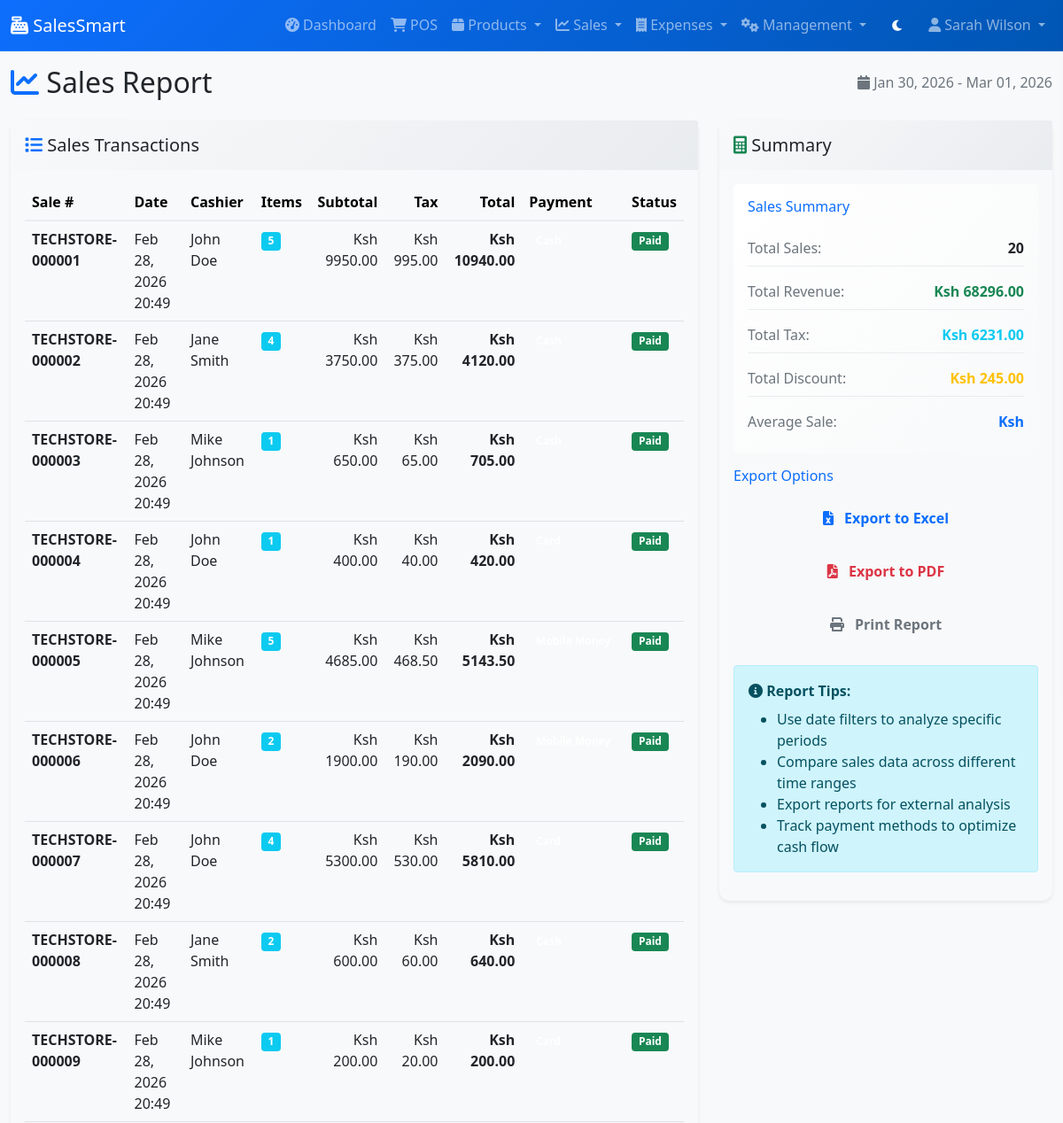
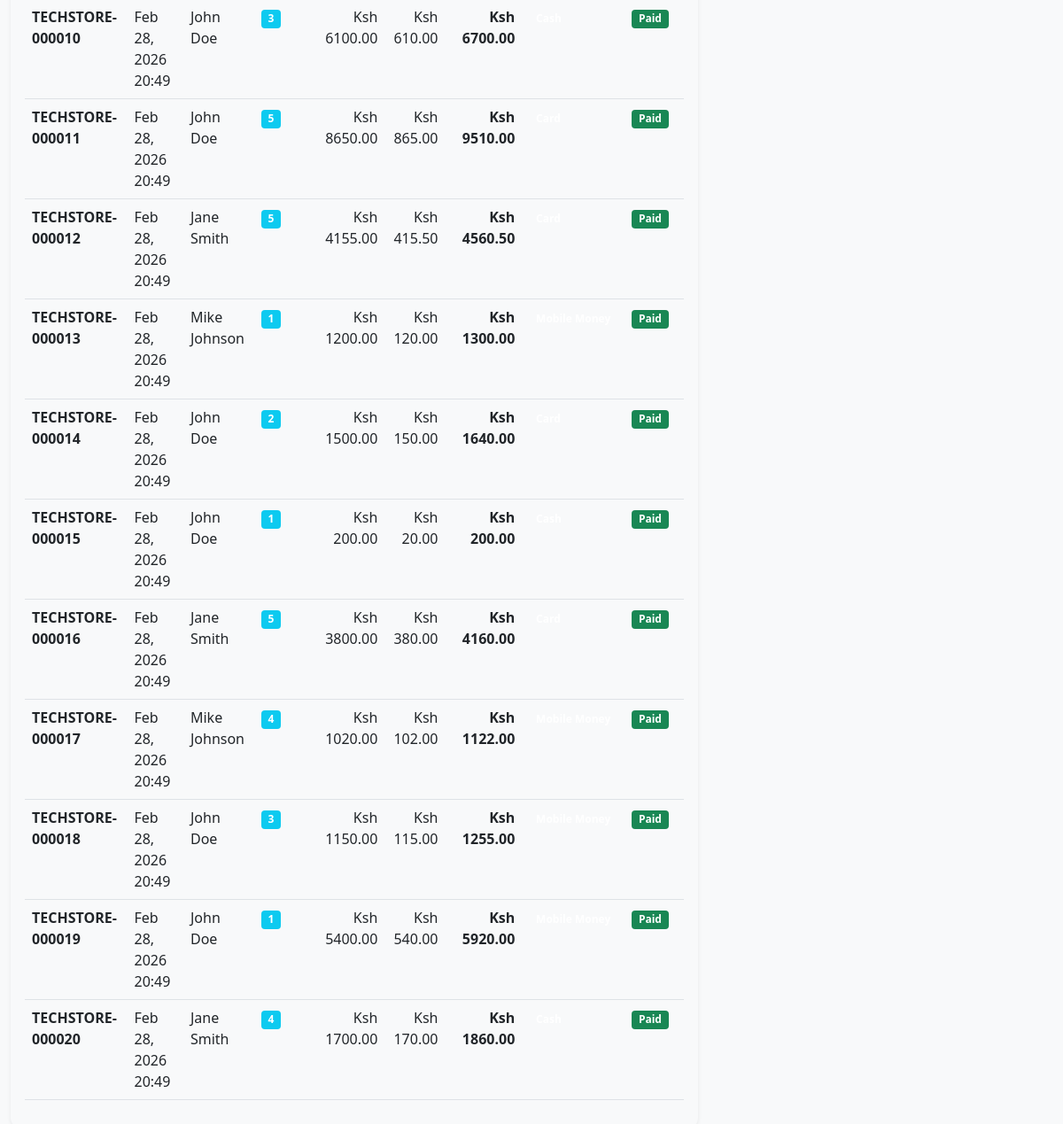
The page /reports/sales/ (signed in) on the database its author committed (2 pictures, top to bottom).
### pos/models.py (models this page shows, shortened)
class User(AbstractUser):
    business = models.ForeignKey(Business, on_delete=models.CASCADE, null=True, blank=True)
    role = models.CharField(max_length=20, default='Cashier')  # Admin, Manager, Cashier
    phone = models.CharField(max_length=20, blank=True)
    is_business_admin = models.BooleanField(default=False)
    created_at = models.DateTimeField(auto_now_add=True)
    last_login_business = models.DateTimeField(null=True, blank=True)

class Sale(models.Model):
    PAYMENT_METHODS = [
        ('Cash', 'Cash'),
        ('Card', 'Card'),
        ('Mobile Money', 'Mobile Money'),
        ('Bank Transfer', 'Bank Transfer'),
    ]
    PAYMENT_STATUS = [
        ('Paid', 'Paid'),
        ('Pending', 'Pending'),
        ('Partial', 'Partial'),
        ('Cancelled', 'Cancelled'),
    ]
    business = models.ForeignKey(Business, on_delete=models.CASCADE)
    sale_number = models.CharField(max_length=50, unique=True)
    cashier = models.ForeignKey(User, on_delete=models.CASCADE)
    subtotal = models.DecimalField(max_digits=10, decimal_places=2)
    tax_amount = models.DecimalField(max_digits=10, decimal_places=2, default=0)
    discount_amount = models.DecimalField(max_digits=10, decimal_places=2, default=0)
    total_amount = models.DecimalField(max_digits=10, decimal_places=2)
    payment_method = models.CharField(max_length=20, choices=PAYMENT_METHODS)
    payment_status = models.CharField(max_length=20, choices=PAYMENT_STATUS, default='Paid')
    notes = models.TextField(blank=True)
    sale_date = models.DateTimeField(auto_now_add=True)
    is_completed = models.BooleanField(default=True)

### pos/views.py (the view)
# urls.py: path('reports/sales/', views.sales_report, name='sales_report'),
@login_required
def sales_report(request):
    if not request.business:
        return redirect('admin/')
    start_date = request.GET.get('start_date')
    end_date = request.GET.get('end_date')
    if not start_date:
        start_date = (timezone.now() - timedelta(days=30)).date()
    if not end_date:
        end_date = timezone.now().date()
    sales = Sale.objects.filter(
        business=request.business,
        sale_date__date__gte=start_date,
        sale_date__date__lte=end_date
    )
    summary = sales.aggregate(
        total_sales=Sum('total_amount'),
        total_tax=Sum('tax_amount'),
        total_discount=Sum('discount_amount'),
        count=Count('id')
    )
    context = {
        'sales': sales,
        'summary': summary,
        'start_date': start_date,
        'end_date': end_date,
    }
    return render(request, 'pos/sales_report.html', context)

### pos/templates/pos/sales_report.html (shortened to what this page needs)
{% extends 'pos/base.html' %}
{% block content %}
<div class="d-flex justify-content-between align-items-center mb-4">
    <h2 class="mb-0">
        <i class="fas fa-chart-line text-primary"></i> Sales Report
    </h2>
    <div class="text-muted">
        <i class="fas fa-calendar"></i> {{ start_date|date:"M d, Y" }} - {{ end_date|date:"M d, Y" }}
    </div>
</div>
<div class="row">
    <div class="col-lg-8">
        <div class="card border-0 shadow-sm">
            <div class="card-header bg-white border-0 py-3">
                <h5 class="mb-0">
                    <i class="fas fa-list text-primary"></i> Sales Transactions
                </h5>
            </div>
            <div class="card-body">
                <div class="table-responsive">
                    <table class="table table-hover">
                        <thead class="table-light">
                            <tr>
                                <th>Sale #</th>
                                <th>Date</th>
                                <th>Cashier</th>
                                <th>Items</th>
                                <th class="text-end">Subtotal</th>
                                <th class="text-end">Tax</th>
                                <th class="text-end">Total</th>
                                <th>Payment</th>
                                <th>Status</th>
                            </tr>
                        </thead>
                        <tbody>
                            {% for sale in sales %}
                            <tr>
                                <td>
                                    <strong>{{ sale.sale_number }}</strong>
                                </td>
                                <td>{{ sale.sale_date|date:"M d, Y H:i" }}</td>
                                <td>{{ sale.cashier.get_full_name|default:sale.cashier.username }}</td>
                                <td>
                                    <span class="badge bg-info">{{ sale.items.count }}</span>
                                </td>
                                <td class="text-end">Ksh {{ sale.subtotal|floatformat:2 }}</td>
                                <td class="text-end">Ksh {{ sale.tax_amount|floatformat:2 }}</td>
                                <td class="text-end fw-bold">Ksh {{ sale.total_amount|floatformat:2 }}</td>
                                <td>
                                    <span class="badge bg-{{ sale.payment_method|lower|cut:' ' }}">{{ sale.payment_method }}</span>
                                </td>
                                <td>
                                    {% if sale.payment_status == 'Paid' %}
                                    <span class="badge bg-success">{{ sale.payment_status }}</span>
                                    {% elif sale.payment_status == 'Pending' %}
                                    <span class="badge bg-warning">{{ sale.payment_status }}</span>
                                    {% else %}
                                    <span class="badge bg-danger">{{ sale.payment_status }}</span>
                                    {% endif %}
                                </td>
                            </tr>
                            {% endfor %}
                        </tbody>
                    </table>
                </div>
            </div>
        </div>
    </div>
    <div class="col-lg-4">
        <div class="card border-0 shadow-sm">
            <div class="card-header bg-white border-0 py-3">
                <h5 class="mb-0">
                    <i class="fas fa-calculator text-success"></i> Summary
                </h5>
            </div>
            <div class="card-body">
                <div class="summary-stats p-3 bg-light rounded mb-3">
                    <h6 class="text-primary mb-3">Sales Summary</h6>
                    <div class="stat-item mb-2">
                        <div class="d-flex justify-content-between">
                            <span class="text-muted">Total Sales:</span>
                            <strong>{{ summary.count }}</strong>
                        </div>
                    </div>
                    <div class="stat-item mb-2">
                        <div class="d-flex justify-content-between">
                            <span class="text-muted">Total Revenue:</span>
                            <strong class="text-success">Ksh {{ summary.total_sales|floatformat:2 }}</strong>
                        </div>
                    </div>
                    <div class="stat-item mb-2">
                        <div class="d-flex justify-content-between">
                            <span class="text-muted">Total Tax:</span>
                            <strong class="text-info">Ksh {{ summary.total_tax|floatformat:2 }}</strong>
                        </div>
                    </div>
                    <div class="stat-item mb-2">
                        <div class="d-flex justify-content-between">
                            <span class="text-muted">Total Discount:</span>
                            <strong class="text-warning">Ksh {{ summary.total_discount|floatformat:2 }}</strong>
                        </div>
                    </div>
                    <div class="stat-item">
                        <div class="d-flex justify-content-between">
                            <span class="text-muted">Average Sale:</span>
                            <strong class="text-primary">Ksh {{ summary.average_sale|floatformat:2 }}</strong>
                        </div>
                    </div>
                </div>
                <div class="export-section mt-3">
                    <h6 class="text-primary mb-3">Export Options</h6>
                    <div class="d-grid gap-2">
                        <button class="btn btn-outline-primary" onclick="exportToExcel()">
                            <i class="fas fa-file-excel me-2"></i> Export to Excel
                        </button>
                        <button class="btn btn-outline-danger" onclick="exportToPDF()">
                            <i class="fas fa-file-pdf me-2"></i> Export to PDF
                        </button>
                        <button class="btn btn-outline-secondary" onclick="window.print()">
                            <i class="fas fa-print me-2"></i> Print Report
                        </button>
                    </div>
                </div>
                <div class="alert alert-info mt-3">
                    <i class="fas fa-info-circle"></i>
                    <strong>Report Tips:</strong>
                    <ul class="mb-0 mt-2">
                        <li>Use date filters to analyze specific periods</li>
                        <li>Compare sales data across different time ranges</li>
                        <li>Export reports for external analysis</li>
                        <li>Track payment methods to optimize cash flow</li>
                    </ul>
                </div>
            </div>
        </div>
    </div>
</div>
{% endblock %}

### pos/templates/pos/base.html (shortened to what this page needs)
<!DOCTYPE html>
<html lang="en">
<head>
    <link href="https://cdn.jsdelivr.net/npm/bootstrap@5.1.3/dist/css/bootstrap.min.css" rel="stylesheet">
    <link href="https://cdnjs.cloudflare.com/ajax/libs/font-awesome/6.0.0/css/all.min.css" rel="stylesheet">
</head>
<body>
    {% if user.is_authenticated and request.business %}
    <nav class="navbar navbar-expand-lg navbar-dark bg-primary">
        <div class="container-fluid">
            <a class="navbar-brand" href="{% url 'pos:dashboard' %}">
                <i class="fas fa-cash-register"></i> SalesSmart
            </a>
            <div class="d-none d-lg-flex">
                <ul class="navbar-nav me-auto">
                    <li class="nav-item">
                        <a class="nav-link" href="{% url 'pos:dashboard' %}">
                            <i class="fas fa-tachometer-alt"></i> Dashboard
                        </a>
                    </li>
                    <li class="nav-item">
                        <a class="nav-link" href="{% url 'pos:pos_interface' %}">
                            <i class="fas fa-shopping-cart"></i> POS
                        </a>
                    </li>
                    <li class="nav-item dropdown">
                        <a class="nav-link dropdown-toggle" href="#" id="productsDropdown" role="button" data-bs-toggle="dropdown">
                            <i class="fas fa-box"></i> Products
                        </a>
                    </li>
                    <li class="nav-item dropdown">
                        <a class="nav-link dropdown-toggle" href="#" id="salesDropdown" role="button" data-bs-toggle="dropdown">
                            <i class="fas fa-chart-line"></i> Sales
                        </a>
                    </li>
                    <li class="nav-item dropdown">
                        <a class="nav-link dropdown-toggle" href="#" id="expensesDropdown" role="button" data-bs-toggle="dropdown">
                            <i class="fas fa-receipt"></i> Expenses
                        </a>
                    </li>
                    {% if user.is_business_admin %}
                    <li class="nav-item dropdown">
                        <a class="nav-link dropdown-toggle" href="#" id="managementDropdown" role="button" data-bs-toggle="dropdown">
                            <i class="fas fa-cogs"></i> Management
                        </a>
                    </li>
                    {% endif %}
                </ul>
                <ul class="navbar-nav">
                    <li class="nav-item">
                        <button class="btn btn-outline-light btn-sm" id="darkModeToggle" onclick="toggleDarkMode()">
                            <i class="fas fa-moon" id="darkModeIcon"></i>
                        </button>
                    </li>
                    <li class="nav-item dropdown">
                        <a class="nav-link dropdown-toggle" href="#" id="userDropdown" role="button" data-bs-toggle="dropdown">
                            <i class="fas fa-user"></i> {{ user.get_full_name|default:user.username }}
                        </a>
                    </li>
                </ul>
            </div>
        </div>
    </nav>
    <div class="container-fluid mt-3">
        {% block content %}
        {% endblock %}
    </div>
    {% else %}
        <div class="container">
            {% block login_content %}
            {% endblock %}
        </div>
    {% endif %}
</body>
</html>

### pos/templates/pos/sales_report.html (style rules this page uses)
.card { border-radius: 12px; border: none; box-shadow: 0 2px 8px rgba(0,0,0,0.1); }
.card-header { background: linear-gradient(135deg, #f8f9fa, #e9ecef); border-bottom: 1px solid #dee2e6; }
.table th { border-bottom: 2px solid #e9ecef; font-weight: 600; background-color: #f8f9fa; }
.btn { border-radius: 8px; padding: 10px 20px; font-weight: 600; border: none; transition: all 0.3s ease; }
.summary-stats { background: linear-gradient(135deg, #ffffff, #f8f9fa); }
.stat-item { padding: 8px 0; border-bottom: 1px solid #e9ecef; }
.stat-item:last-child { border-bottom: none; }
.export-section .btn { width: 100%; margin-bottom: 8px; }

### pos/templates/pos/base.html (style rules this page uses)
:root { --bg-primary: #0d6efd; --bg-secondary: #6c757d; --bg-success: #198754; --bg-info: #0dcaf0; --bg-warning: #ffc107; --bg-danger: #dc3545; --bg-light: #f8f9fa; --bg-dark: #212529; --text-primary: #0d6efd; --text-secondary: #6c757d; --text-success: #198754; --text-info: #0dcaf0; --text-warning: #ffc107; --text-danger: #dc3545; --text-light: #f8f9fa; --text-dark: #212529; }
body { font-family: 'Segoe UI', Tahoma, Geneva, Verdana, sans-serif; background-color: var(--bg-light); color: var(--text-dark); transition: background-color 0.3s ease, color 0.3s ease; }
.navbar { background: linear-gradient(135deg, var(--bg-primary), #0056b3); border-bottom: 1px solid rgba(255,255,255,0.1); transition: background-color 0.3s ease, border-color 0.3s ease; }
.card { border: 1px solid #dee2e6; border-radius: 12px; box-shadow: 0 2px 8px rgba(0,0,0,0.1); background-color: var(--bg-light); transition: background-color 0.3s ease, border-color 0.3s ease; }
.btn { transition: background-color 0.3s ease, border-color 0.3s ease, color 0.3s ease; }

### rows shown on the page
User: get_full_name "Sarah Wilson", last_login "Mar 01, 2026"
Sale: sale_number "TECHSTORE-000001", sale_date "Feb 28, 2026 20:49", cashier.get_full_name "John Doe", items.count "5", subtotal "9950.00", tax_amount "995.00", total_amount "10940.00", payment_status "Paid"
Sale: sale_number "TECHSTORE-000002", sale_date "Feb 28, 2026 20:49", cashier.get_full_name "Jane Smith", items.count "4", subtotal "3750.00", tax_amount "375.00", total_amount "4120.00", payment_status "Paid"
Sale: sale_number "TECHSTORE-000003", sale_date "Feb 28, 2026 20:49", cashier.get_full_name "Mike Johnson", items.count "1", subtotal "650.00", tax_amount "65.00", total_amount "705.00", payment_status "Paid"
Sale: sale_number "TECHSTORE-000004", sale_date "Feb 28, 2026 20:49", cashier.get_full_name "John Doe", items.count "1", subtotal "400.00", tax_amount "40.00", total_amount "420.00", payment_status "Paid"
Sale: sale_number "TECHSTORE-000005", sale_date "Feb 28, 2026 20:49", cashier.get_full_name "Mike Johnson", items.count "5", subtotal "4685.00", tax_amount "468.50", total_amount "5143.50", payment_status "Paid"
Sale: sale_number "TECHSTORE-000006", sale_date "Feb 28, 2026 20:49", cashier.get_full_name "John Doe", items.count "2", subtotal "1900.00", tax_amount "190.00", total_amount "2090.00", payment_status "Paid"
Sale: sale_number "TECHSTORE-000007", sale_date "Feb 28, 2026 20:49", cashier.get_full_name "John Doe", items.count "4", subtotal "5300.00", tax_amount "530.00", total_amount "5810.00", payment_status "Paid"
Sale: sale_number "TECHSTORE-000008", sale_date "Feb 28, 2026 20:49", cashier.get_full_name "Jane Smith", items.count "2", subtotal "600.00", tax_amount "60.00", total_amount "640.00", payment_status "Paid"
Sale: sale_number "TECHSTORE-000009", sale_date "Feb 28, 2026 20:49", cashier.get_full_name "Mike Johnson", items.count "1", subtotal "200.00", tax_amount "20.00", total_amount "200.00", payment_status "Paid"
Sale: sale_number "TECHSTORE-000010", sale_date "Feb 28, 2026 20:49", cashier.get_full_name "John Doe", items.count "3", subtotal "6100.00", tax_amount "610.00", total_amount "6700.00", payment_status "Paid"
Sale: sale_number "TECHSTORE-000011", sale_date "Feb 28, 2026 20:49", cashier.get_full_name "John Doe", items.count "5", subtotal "8650.00", tax_amount "865.00", total_amount "9510.00", payment_status "Paid"
Sale: sale_number "TECHSTORE-000012", sale_date "Feb 28, 2026 20:49", cashier.get_full_name "Jane Smith", items.count "5", subtotal "4155.00", tax_amount "415.50", total_amount "4560.50", payment_status "Paid"
Sale: sale_number "TECHSTORE-000013", sale_date "Feb 28, 2026 20:49", cashier.get_full_name "Mike Johnson", items.count "1", subtotal "1200.00", tax_amount "120.00", total_amount "1300.00", payment_status "Paid"
Sale: sale_number "TECHSTORE-000014", sale_date "Feb 28, 2026 20:49", cashier.get_full_name "John Doe", items.count "2", subtotal "1500.00", tax_amount "150.00", total_amount "1640.00", payment_status "Paid"
Sale: sale_number "TECHSTORE-000015", sale_date "Feb 28, 2026 20:49", cashier.get_full_name "John Doe", items.count "1", subtotal "200.00", tax_amount "20.00", total_amount "200.00", payment_status "Paid"
Sale: sale_number "TECHSTORE-000016", sale_date "Feb 28, 2026 20:49", cashier.get_full_name "Jane Smith", items.count "5", subtotal "3800.00", tax_amount "380.00", total_amount "4160.00", payment_status "Paid"
Sale: sale_number "TECHSTORE-000017", sale_date "Feb 28, 2026 20:49", cashier.get_full_name "Mike Johnson", items.count "4", subtotal "1020.00", tax_amount "102.00", total_amount "1122.00", payment_status "Paid"
Sale: sale_number "TECHSTORE-000018", sale_date "Feb 28, 2026 20:49", cashier.get_full_name "John Doe", items.count "3", subtotal "1150.00", tax_amount "115.00", total_amount "1255.00", payment_status "Paid"
Sale: sale_number "TECHSTORE-000019", sale_date "Feb 28, 2026 20:49", cashier.get_full_name "John Doe", items.count "1", subtotal "5400.00", tax_amount "540.00", total_amount "5920.00", payment_status "Paid"
Sale: sale_number "TECHSTORE-000020", sale_date "Feb 28, 2026 20:49", cashier.get_full_name "Jane Smith", items.count "4", subtotal "1700.00", tax_amount "170.00", total_amount "1860.00", payment_status "Paid"

### other values the page prints
{{ start_date|date:"M d, Y" }} "Jan 30, 2026"
{{ summary.count }} "20"
{{ summary.total_sales|floatformat:2 }} "68296.00"
{{ summary.total_tax|floatformat:2 }} "6231.00"
{{ summary.total_discount|floatformat:2 }} "245.00"
